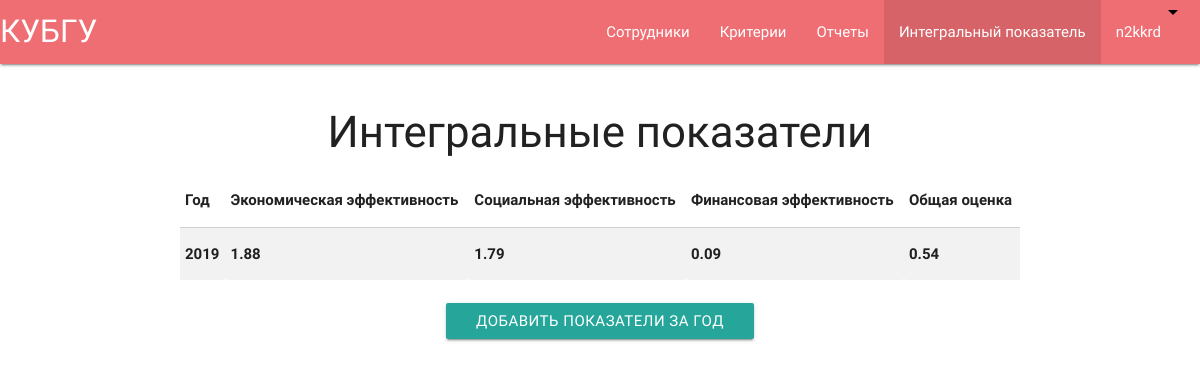
Page /integral_indicator (signed in) on the committed database.
### core/models.py (models this page shows)
class IntegralYear(models.Model):
    title = models.IntegerField(verbose_name='Год')
    economy_effectiveness = models.FloatField(verbose_name='Экономическая эффективность', null=True)
    value_product = models.FloatField(verbose_name='Объём реализованной продукции')
    fond_zp = models.FloatField(verbose_name='Фонд заработной платы')
    average_annual_value_capital = models.FloatField(verbose_name='Среднегодовая стоимость оборотных средств')
    average_annual_value_fond = models.FloatField(verbose_name='Среднегодовая стоимость основных фондов')
    soc_effectiveness = models.FloatField(verbose_name='Социальная эффективность', null=True)
    w = models.FloatField(verbose_name='Выработка')
    average_zp = models.FloatField(verbose_name='Среднегодовая заработная плата одного работника')
    financial_efficiency = models.FloatField(verbose_name='Финансовая эффективность', null=True)
    profit_before_tax = models.FloatField(verbose_name='Прибыль до налогообложения')
    indicators_of_the_use_resources = models.FloatField(verbose_name='Интегральный показатель эффективности хозяйственной деятельности', null=True)

### core/views.py (the view, shortened to what this page needs)
# urls.py: path('integral_indicator', integral_indicator, name='integral_indicator')
@login_required(login_url='/register/')
def integral_indicator(request):
    form = IntegralYearForm()
    years_objects = IntegralYear.objects.order_by('title')
    context = {
        'title': 'Интегральный показатель',
        'form': form,
        'years': years_objects,
    }
    return render(request, 'general/integral_indicator.html', context)

### templates/general/integral_indicator.html (shortened to what this page needs)
{% extends 'layouts/base_layout.html' %}
{% block content %}
    <div class="row">
        <div class="container" style="text-align: center;">
            <br>
            <H3>Интегральные показатели</H3>
            <table class="table striped">
                <thead>
                    <tr>
                        <th>Год</th>
                        <th>Экономическая эффективность</th>
                        <th>Социальная эффективность</th>
                        <th>Финансовая эффективность</th>
                        <th>Общая оценка</th>
                    </tr>
                </thead>
                {% for year in years %}
                    <tr>
                        <th>{{ year.title }}</th>
                        <th>{{ year.economy_effectiveness|floatformat:2 }}</th>
                        <th>{{ year.soc_effectiveness|floatformat:2 }}</th>
                        <th>{{ year.financial_efficiency|floatformat:2 }}</th>
                        <th>{{ year.indicators_of_the_use_resources|floatformat:2 }}</th>
                    </tr>
                {% endfor %}
            </table>
            <br>
            <a class="waves-effect waves-light btn modal-trigger" href="#staff_report">Добавить показатели за год</a>
        </div>
    </div>
{% endblock content %}

### templates/layouts/base_layout.html (shortened to what this page needs)
{% load static %}
<!DOCTYPE html>
<html lang="en">
<head>
    <link rel="stylesheet" href="{% static 'css/materialize.css' %}" type="text/css">
    <link rel="stylesheet" href="{% static 'css/ymCal.css' %}" type="text/css">
</head>
<body>
<nav>
    <div class="nav-wrapper">
        <a href="{% url 'home' %}" class="brand-logo">КУБГУ</a>
        <ul id="nav-mobile" class="right hide-on-med-and-down">
            <li {% if title == 'Сотрудники' %}                  class="active"{% endif %}><a href="{% url 'staff' %}">             Сотрудники             </a>
            </li>
            <li {% if title == 'Критерии' %}                    class="active"{% endif %}><a href="{% url 'criteria' %}">          Критерии               </a>
            </li>
            <li {% if title == 'Отчеты' %}                      class="active"{% endif %}><a href="{% url 'big_report' %}">        Отчеты                 </a>
            <li {% if title == 'Интегральный показатель' %}     class="active"{% endif %}><a href="{% url 'integral_indicator' %}">Интегральный показатель</a>
            </li>
            <li>
                <a class="dropdown-button" data-activates="dropdown1">{{ user }}
                    <img src="{% static 'img/icons/arrow_drop_down.png' %}" class="material-icons right">
                </a>
            </li>
        </ul>
    </div>
</nav>
{% block content %}{% endblock %}
</body>
</html>

### rows in the picture
IntegralYear: title "2019", economy_effectiveness "1.88", soc_effectiveness "1.79", financial_efficiency "0.09", indicators_of_the_use_resources "0.54"

### other values in the picture
{{ user }} "n2kkrd"
